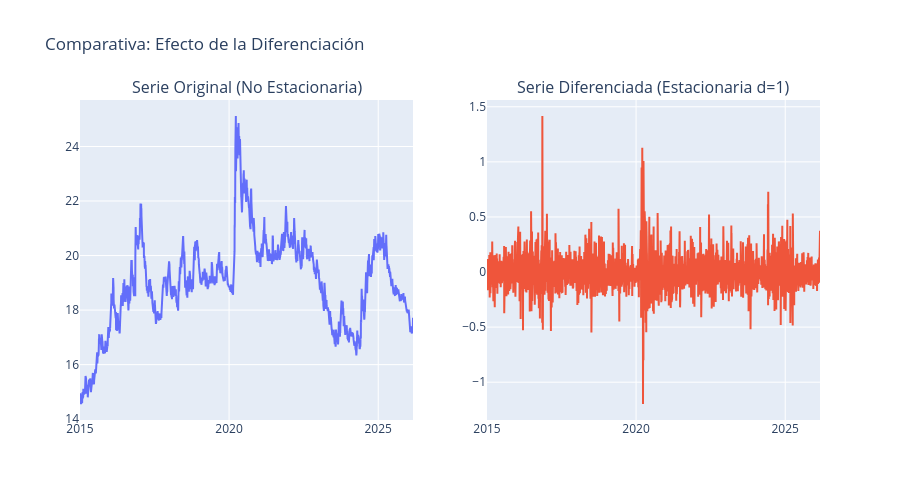

The cell this chart's notebook holds for it:
### Markdown cell above
## <font color= #003366> &ensp; •  **Pruebas de Estacionareidad** </font>
Un supuesto que se tiene al trabajar con modelos **SARIMA** es la estacionariedad, la cuál es la propiedad que mantiene media, varianza y autocovarianza constantes a lo largo del tiempo.

Para validar si una serie de tiempo es estacionaria, se realizan las siguientes pruebas:
- Augmented Dickey-Fuller (ADF)

### Code cell
def check_stationarity(series, title="Serie Original"):
    result = adfuller(series.dropna())
    print(f'ADF Test: {title}')
    print(f'Estadístico ADF: {result[0]:.4f}')
    print(f'p-value: {result[1]:.4f}')
    is_stationary = result[1] < 0.05
    print(f"¿Es estacionaria? {'SÍ' if is_stationary else 'NO'}\n")
    return is_stationary

# 1. Revisamos la serie original
check_stationarity(df['tipo_cambio'], "Tipo de Cambio Original")

# 2. Aplicamos Primera Diferencia (d=1)
df['diff_1'] = df['tipo_cambio'].diff()

# 3. Revisamos la serie diferenciada
check_stationarity(df['diff_1'], "Primera Diferencia (d=1)")

# Creamos una figura con 2 columnas (Subplots)
fig = make_subplots(
    rows=1, cols=2,
    subplot_titles=("Serie Original (No Estacionaria)", "Serie Diferenciada (Estacionaria d=1)")
)

# Gráfico 1: Serie Original
fig.add_trace(
    go.Scatter(x=df['tipo_cambio'].index, y=df['tipo_cambio'], name='Original'),
    row=1, col=1
)

# Gráfico 2: Serie Diferenciada
fig.add_trace(
    go.Scatter(x=df['diff_1'].index, y=df['diff_1'], name='Diferenciada'),
    row=1, col=2
)

# Ajustes de diseño
fig.update_layout(
    title_text="Comparativa: Efecto de la Diferenciación",
    showlegend=False, # Ocultamos leyenda
    height=500
)

fig.show()

### Figure 1 — Plotly figure (JSON) as saved in the notebook; plotly's stock layout.template omitted (floating-point values rounded to 4 significant figures; data arrays with more than 128 entries replaced by an {"elided": "..."} marker saying what was removed)
{"data": [{"name": "Original", "type": "scatter", "x": {"elided": "4080 str values"}, "xaxis": "x", "y": {"elided": "4080 float values"}, "yaxis": "y"}, {"name": "Diferenciada", "type": "scatter", "x": {"elided": "4080 str values"}, "xaxis": "x2", "y": {"elided": "4080 float values"}, "yaxis": "y2"}], "layout": {"annotations": [{"font": {"size": 16}, "showarrow": false, "text": "Serie Original (No Estacionaria)", "x": 0.225, "xanchor": "center", "xref": "paper", "y": 1, "yanchor": "bottom", "yref": "paper"}, {"font": {"size": 16}, "showarrow": false, "text": "Serie Diferenciada (Estacionaria d=1)", "x": 0.775, "xanchor": "center", "xref": "paper", "y": 1, "yanchor": "bottom", "yref": "paper"}], "height": 500, "showlegend": false, "title": {"text": "Comparativa: Efecto de la Diferenciación"}, "xaxis": {"anchor": "y", "domain": [0, 0.45]}, "xaxis2": {"anchor": "y2", "domain": [0.55, 1]}, "yaxis": {"anchor": "x", "domain": [0, 1]}, "yaxis2": {"anchor": "x2", "domain": [0, 1]}}}
